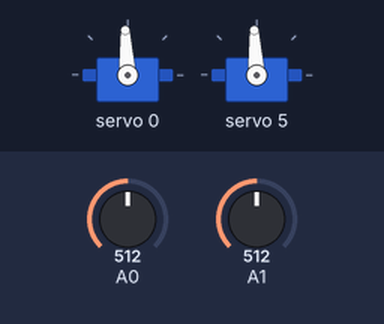
The sketch below on a simulated Arduino Uno, built with avr-gcc and run on an emulated ATmega328P. Shown: 2 × servo. The test bench sets the inputs (shaded band); at power-on: A0 = 512, A1 = 512.

Above: at 1.2 s.
1.3 s: A0 set to 660
At 2.5 s:
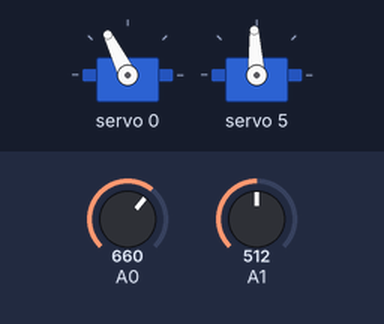
2.8 s: A1 set to 660
At 3.6 s:
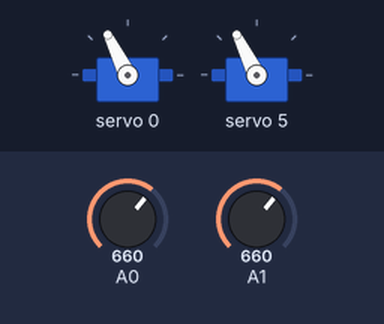
4.3 s: A0 set to 716
At 4.8 s:
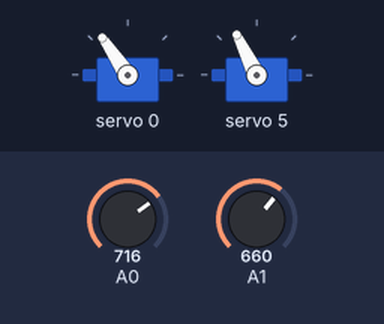
5.8 s: A1 set to 716
At 7.0 s:
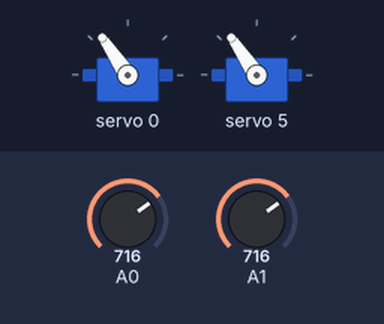
7.3 s: A0 set to 640
At 8.3 s:
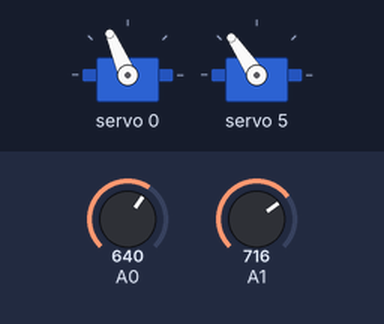
8.8 s: A1 set to 900
At 9.4 s:
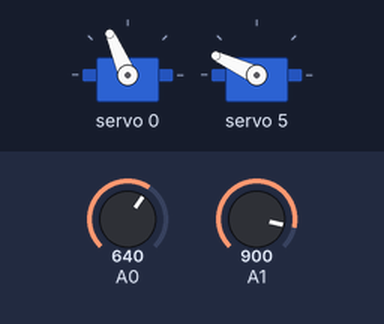
Timing chart, 0 to 11.3 s (numbered marks = the images above; inputs shaded):
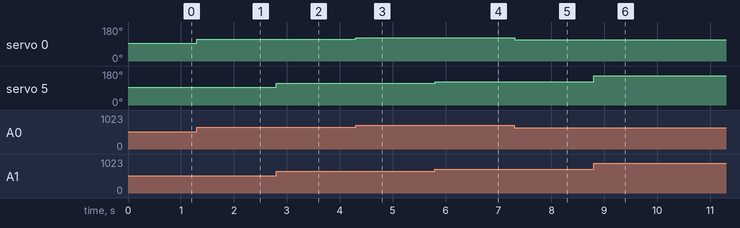

Measured:
- after the input at 1.3 s, servo 0: 93° → 116° at once
- after the input at 2.8 s, servo 5: 93° → 116° at once
- after the input at 4.3 s, servo 0: 116° → 124° at once
- after the input at 5.8 s, servo 5: 116° → 124° at once
- after the input at 7.3 s, servo 0: 124° → 113° at once
- after the input at 8.8 s, servo 5: 124° → 155° at once

The sketch:

Robotic_Arm.ino
```cpp
#include <Wire.h>
#include <Adafruit_PWMServoDriver.h>

Adafruit_PWMServoDriver myservo_1;
#define MIN_PULSE_WIDTH 650    // variable to store the servo position
#define MAX_PULSE_WIDTH 2350
#define FREQUENCY 50

Adafruit_PWMServoDriver pwm = Adafruit_PWMServoDriver();

int controlGRIPPER = A0;
int controlWRIST = A1;

int motorGRIPPER = 0;
int motorWRIST = 5;

int mtrDgrGRIPPER;
int mtrDgrWRIST;

void setup(){
  pwm.begin();
  pwm.setPWMFreq(FREQUENCY);
}

void moveMOTOR(int moveDegree, int motorOut){

  int pulse_wide, pulse_width;

  pulse_wide = map(moveDegree, 0, 180, MIN_PULSE_WIDTH, MAX_PULSE_WIDTH);
  pulse_width = int(float(pulse_wide)/1000000 * FREQUENCY * 4096);
  pwm.setPWM(motorOut, 0, pulse_width);
}

int getDEGREE(int controlIn){
  int potVal;
  int servoDegree;
  potVal = analogRead(controlIn);
  servoDegree = map(potVal, 0, 1023, 0, 180);

  return servoDegree;

}

void loop(){
  mtrDgrGRIPPER = getDEGREE(controlGRIPPER);
  moveMOTOR(mtrDgrGRIPPER, motorGRIPPER);

  mtrDgrWRIST = getDEGREE(controlWRIST);
  moveMOTOR(mtrDgrWRIST, motorWRIST);
}
```
